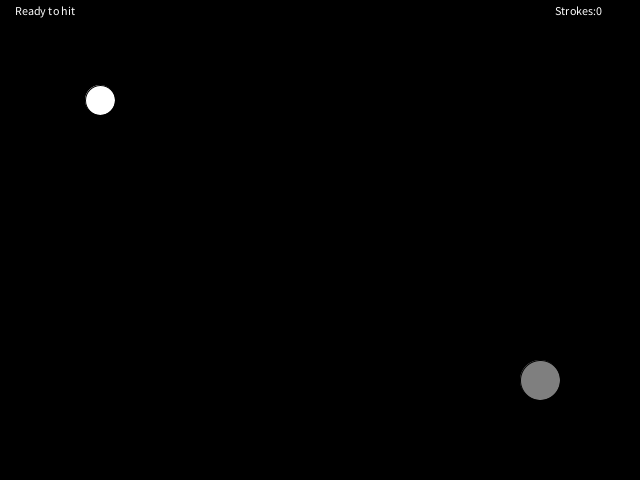
Frame 1 (no input)
Frame 60 (the mouse pressed at the canvas centre just before this capture): identical to frame 1, image omitted
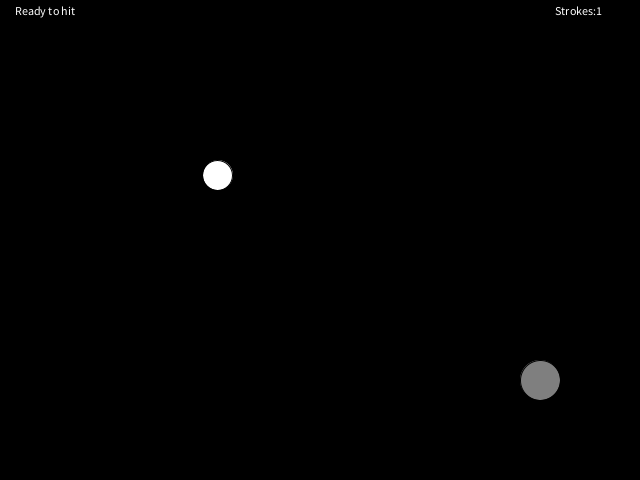
Frame 120 (the mouse held since frame 60 and released just before this capture)

The Processing sketch that drew these frames (run headless with seeded random() and noise(); from frame 60 on, the mouse is pressed at the canvas centre):

// Processing sketch: sketch_ballRoll
// ── sketch_ballRoll.pde
float goalX,goalY,goalDiameter = 40;
final float SLOW_ENOUGH_TO_HIT = 1.0;
int ballStrokes;

void resetAll() {
  ballStrokes = 0;
  resetBall();
}

void setup() {
  size(640,480);
  goalX = width-100;
  goalY = height-100;
  resetAll();
}

void hitBallUseTrig() {
  float angToMouse = atan2(mouseY-ballY,
                           mouseX-ballX);
  float ballSpeed = 5.0;
  ballXV = cos(angToMouse)*ballSpeed;
  ballYV = sin(angToMouse)*ballSpeed;
}

void hitBallUseVectors() {
  float distToMouse = dist(mouseX,mouseY,
                           ballX,ballY);
  float normalizedX = (mouseX-ballX)/distToMouse;                         
  float normalizedY = (mouseY-ballY)/distToMouse;                         
  float ballSpeed = 5.0;
  ballXV = normalizedX*ballSpeed;
  ballYV = normalizedY*ballSpeed;
}

boolean slowEnoughToHit() {
  return (dist(0,0,ballXV,ballYV) < SLOW_ENOUGH_TO_HIT);
}

void mousePressed() {
  if( slowEnoughToHit() ) {
    ballStrokes++;
    
    hitBallUseTrig();
    //hitBallUseVectors();
  }
}

void drawGoal() {
  fill(127,127,127);
  ellipse(goalX,goalY,goalDiameter,goalDiameter);
}

void draw() {
  background(0);
  drawGoal();
  drawAndMoveBall();
  if(slowEnoughToHit()) {
    text("Ready to hit",15,15);
  }
  text("Strokes:"+ballStrokes,width-85,15);
}

// ── Ball.pde
float ballX, ballY;
float ballXV, ballYV;
float ballDiameter = 30;

final float FRICTION = 0.97;

void resetBall() {
  ballX=ballY=100;
  ballXV=ballYV=0.0;
}

void checkIfGoalMade() {
  if( dist(goalX,goalY, ballX,ballY) < ballDiameter*0.5+
                                       goalDiameter*0.5 ) {
    resetAll();
  }
}

void bounceIfLeavingScreen() {
  float ballRadius = ballDiameter*0.5;
  
  if(ballX > width-ballRadius) {
    ballXV = -abs(ballXV);
  }
  if(ballX < ballRadius) {
    ballXV = abs(ballXV);
  }
  if(ballY > height-ballRadius) {
    ballYV = -abs(ballYV);
  }
  if(ballY < ballRadius) {
    ballYV = abs(ballYV);
  }
}

void drawAndMoveBall() {
  checkIfGoalMade();
  
  bounceIfLeavingScreen();
  
  ballX += ballXV;
  ballY += ballYV;
  
  ballXV *= FRICTION;
  ballYV *= FRICTION;
  
  fill(255,255,255);
  ellipse(ballX, ballY, ballDiameter,ballDiameter);
}
